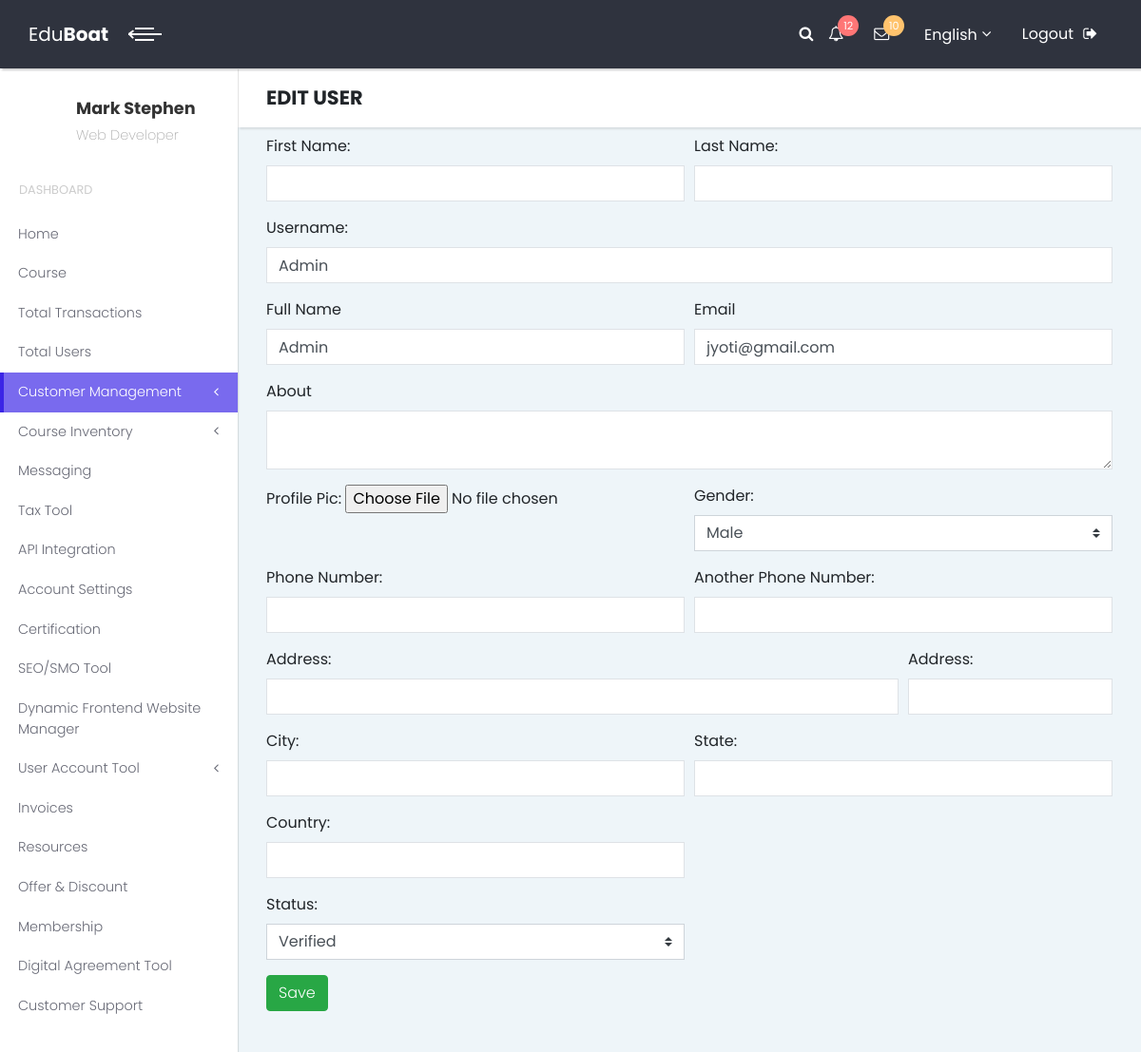
The page /customer/update_admin/Admin on the database its author committed.
### multiuser/models.py (models this page shows, shortened)
class User(AbstractUser):
    is_trainer = models.BooleanField(default=False)
    is_admin = models.BooleanField(default=False)
    is_student=models.BooleanField(default=False)
    is_institute = models.BooleanField(default=False)
    is_franchise = models.BooleanField(default=False)

class AdminProfile(models.Model):
    user = models.OneToOneField(User , on_delete=models.CASCADE,primary_key=True,related_name='admin')
    adminFullName = models.CharField(max_length=150 , blank=True)
    adminGender = models.CharField(max_length = 30 , choices =genderChoice , default="")
    adminAbout= models.TextField(blank=True , null=True)
    adminEmail = models.EmailField(max_length = 100 , blank = True)
    adminImage = models.FileField(upload_to='Admin_image/', null=True , blank=True)
    adminPhoneNo1 = PhoneNumberField(null=False, blank=False, unique=False)
    adminPhoneNo2 = PhoneNumberField(null=False, blank=False, unique=False)
    adminAddress = models.CharField(max_length= 500 , blank = True)
    adminCity = models.CharField(blank=True,max_length=50)
    adminPostalCode = models.IntegerField(blank=True,null=True)
    adminState = models.CharField(blank=True,max_length=50)
    adminCountry = models.CharField(max_length=20,blank=False,default='')
    adminStatus = models.CharField(max_length = 30 , choices = approvalChoice, default="Pending")
    adminAddedDate = models.DateTimeField(auto_now_add=True)

### customerManagement/views.py (the view, shortened to what this page needs)
# urls.py: path('update_admin/<str:username>',views.updateAdmin, name = 'update_Admin'),
def updateAdmin(request , username):
    user = User.objects.get(username =username)
    admin = AdminProfile.objects.get(user = user)
    adminForm = AdminForm(instance = admin)
    context = {'adminForm':adminForm, 'admin':admin , 'user':user}
    return render(request,'crm/updateAdmin.html',context)

### templates/crm/updateAdmin.html (shortened to what this page needs)
{% load static %}
<!DOCTYPE html>
<html>
<head>
    <link rel="stylesheet" href="{% static 'vendor/bootstrap/css/bootstrap.min.css' %}">
    <link rel="stylesheet" href="https://stackpath.bootstrapcdn.com/font-awesome/4.7.0/css/font-awesome.min.css">
    <link rel="stylesheet" href="{% static 'css/fontastic.css' %}">
    <link rel="stylesheet" href="{% static 'css/style.default.css' %}" id="theme-stylesheet">
    <link rel="stylesheet" href="{% static 'css/custom.css' %}">
    <link rel="stylesheet" href="https://cdn.datatables.net/1.10.21/css/jquery.dataTables.min.css">
</head>
<body>
    <div class="page">
        <header class="header">
            <nav class="navbar">
                <div class="container-fluid">
                    <div class="navbar-holder d-flex align-items-center justify-content-between">
                        <div class="navbar-header">
                            <a href="index.html" class="navbar-brand d-none d-sm-inline-block">
                                <div class="brand-text d-none d-lg-inline-block"><span>Edu</span><strong>Boat</strong></div>
                            </a>
                            <a id="toggle-btn" href="#" class="menu-btn active"><span></span><span></span><span></span></a>
                        </div>
                        <ul class="nav-menu list-unstyled d-flex flex-md-row align-items-md-center">
                            <li class="nav-item d-flex align-items-center"><a id="search" href="#"><i class="fa fa-search"></i></a></li>
                            <li class="nav-item dropdown"> <a id="notifications" rel="nofollow" data-target="#" href="#" data-toggle="dropdown" aria-haspopup="true" aria-expanded="false" class="nav-link"><i class="fa fa-bell-o"></i><span class="badge bg-red badge-corner">12</span></a>
                            </li>
                            <li class="nav-item dropdown"> <a id="messages" rel="nofollow" data-target="#" href="#" data-toggle="dropdown" aria-haspopup="true" aria-expanded="false" class="nav-link"><i class="fa fa-envelope-o"></i><span class="badge bg-orange badge-corner">10</span></a>
                            </li>
                            <li class="nav-item dropdown">
                                <a id="languages" rel="nofollow" data-target="#" href="#" data-toggle="dropdown" aria-haspopup="true" aria-expanded="false" class="nav-link language dropdown-toggle"><img src=""><span class="d-none d-sm-inline-block">English</span></a>
                            </li>
                            <li class="nav-item">
                                <a href="{% url 'logout' %}" class="nav-link logout"> <span class="d-none d-sm-inline">Logout</span><i class="fa fa-sign-out"></i></a>
                            </li>
                        </ul>
                    </div>
                </div>
            </nav>
        </header>
        <div class="page-content d-flex align-items-stretch">
            <nav class="side-navbar">
                <div class="sidebar-header d-flex align-items-center">
                    <div class="avatar"><img src="" class="img-fluid rounded-circle"></div>
                    <div class="title">
                        <h1 class="h4">Mark Stephen</h1>
                        <p>Web Developer</p>
                    </div>
                </div>
                <span class="heading">Dashboard</span>
                <ul class="list-unstyled">
                    <li><a href="homePage">Home </a></li>
                    <li><a href="{% url 'course' %}">Course </a></li>
                    <li><a href="#"> Total Transactions </a></li>
                    <li><a href="{% url 'user' %}">Total Users</a></li>
                    <li class="active"><a href="#dropdown-customer" aria-expanded="false" data-toggle="collapse">Customer Management</a>
                         </li>
                    <li class=""><a href="#dropdown-user-account" aria-expanded="false" data-toggle="collapse">Course Inventory</a>
                          </li>
                    <li><a href="{% url 'bulkemail' %}">Messaging</a></li>
                    <li><a href="#">Tax Tool</a></li>
                    <li><a href="#">API Integration</a></li>
                    <li><a href="#">Account Settings</a></li>
                    <li><a href="#">Certification</a></li>
                    <li><a href="#">SEO/SMO Tool</a></li>
                    <li><a href="#">Dynamic Frontend Website Manager</a></li>
                    <li><a href="#dropdown-user-account" aria-expanded="false" data-toggle="collapse">User Account Tool </a>
                    </li>
                    <li><a href="#">Invoices</a></li>
                    <li><a href="#">Resources</a></li>
                    <li><a href="#">Offer & Discount</a></li>
                    <li><a href="#">Membership</a></li>
                    <li><a href="#">Digital Agreement Tool</a></li>
                           <li><a href="{% url 'customer_detail' %}">Customer Support</a></li>
                </ul>
            </nav>
            <div class="content-inner">
                <header class="page-header">
                    <div class="container-fluid">
                        <h2 class="no-margin-bottom">EDIT USER</h2>
                    </div>
                </header>
                <div class="container-fluid dashboard-counts no-padding-bottom pt-2">
                            <form enctype="multipart/form-data" action="{% url 'update_Admin' admin.user.username %}" method="post">
                          <div class="form-row">
                              <div class="form-group col-md-6">
                                  <label for="adminfirstname">First Name:</label>
                                       <input class="form-control" type="text" name="first_name" value="{{user.first_name}}" />
                              </div>
                               <div class="form-group col-md-6">
                                  <label for="adminlastname">Last Name:</label>
                                     <input class="form-control" type="text" name="last_name" value="{{user.last_name}}" />
                              </div>
                          </div>
                            <div class="form-row">
                            <div class="form-group col-md-12">
                                <label for="adminfirstname">Username:</label>
                                    <input class="form-control" type="text" name="username"  value="{{user.username}}"  />
                            </div>
                        </div>
                                <div class="form-row">
                                    <div class="form-group col-md-6">
                                    <label for="email">Full Name</label>
                                        {{adminForm.adminFullName}}
                                </div>
                                <div class="form-group col-md-6">
                                    <label for="email">Email</label>
                                    {{adminForm.adminEmail}}
                                </div>
                                </div>
                                <div class="form-row">
                                    <div class="form-group col-md-12">
                                        <label for="about">About</label>
                                        {{adminForm.adminAbout}}
                                    </div>
                                </div>
                           <div class="form-row">
                                <div class="form-group col-md-6">
                                     <label for="image">Profile Pic:</label>
                                      {{adminForm.adminImage}}
                                </div>
                               <div class="form-group col-md-6">
                                     <label for="image">Gender:</label>
                                      {{adminForm.adminGender}}
                                </div>
                            </div>
                            <div class="form-row">
                                <div class="form-group col-md-6">
                                    <label for="phone">Phone Number:</label>
                                    {{adminForm.adminPhoneNo1}}
                                </div>
                                <div class="form-group col-md-6">
                                    <label for="phone">Another Phone Number:</label>
                                    {{adminForm.adminPhoneNo2}}
                                </div>
                            </div>
                             <div class="form-row">
                              <div class="form-group col-md-9">
                            <label for="address">Address:</label>
                                  {{adminForm.adminAddress}}
                                </div>
                                 <div class="form-group col-md-3">
                            <label for="address">Address:</label>
                                  {{adminForm.adminPostalCode}}
                                </div>
                            </div>
                             <div class="form-row">
                                <div class="form-group col-md-6">
                                    <label for="country">City:</label>
                                   {{adminForm.adminCity}}
                                </div>
                                <div class="form-group col-md-6">
                                    <label for="state">State:</label>
                                     {{adminForm.adminState}}
                                </div>
                                  <div class="form-group col-md-6">
                                    <label for="country">Country:</label>
                                   {{adminForm.adminCountry}}
                                </div>
                            </div>
                                <div class="form-row">
                                <div class="form-group col-md-6">
                                    <label for="country">Status:</label>
                                    {{adminForm.adminStatus}}
                                </div>
                            </div>
                                <button type="submit" class="btn btn-success">Save</button>
                                </form>
                        </div>
                    </div>
                </div>
                </div>
</body>
</html>

### rows shown on the page
User: username "Admin"
AdminProfile: adminFullName "Admin", adminEmail "jyoti@gmail.com", adminGender "Male", adminStatus "Verified"
